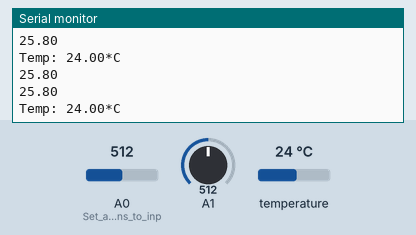
This sketch was run on a simulated Arduino Uno, built with avr-gcc and run on an emulated ATmega328P. Shown: the last lines printed to the serial monitor. The test bench sets the inputs (shaded band); at power-on: temperature 24 °C, A0 (Set_analog_in_pins_to_inp) = 512, A1 = 512.

Above: at 3.0 s.
3.1 s: temperature set to 12 °C
At 5.3 s:
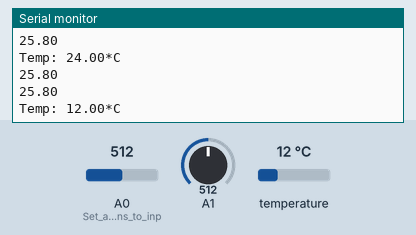
6.1 s: A0 (Set_analog_in_pins_to_inp) set to 716
At 7.3 s:
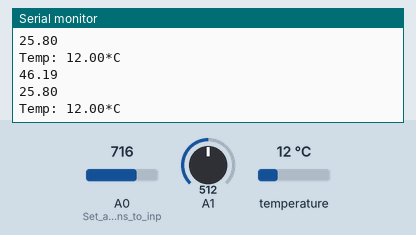
9.1 s: A1 set to 306
At 11.9 s:
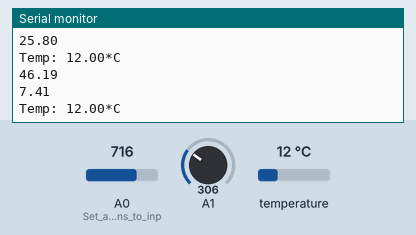
12.1 s: temperature set to 19 °C
At 14.2 s:
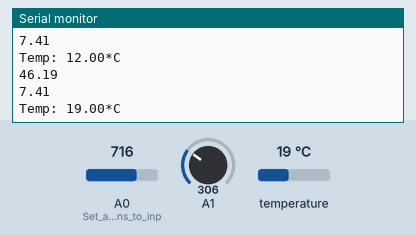
15.1 s: A0 (Set_analog_in_pins_to_inp) set to 900
At 17.4 s:
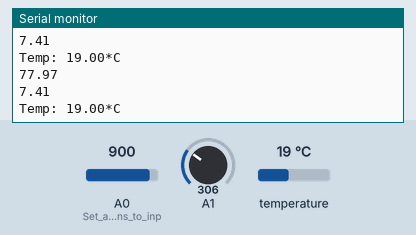
18.1 s: A1 set to 122
At 19.3 s:
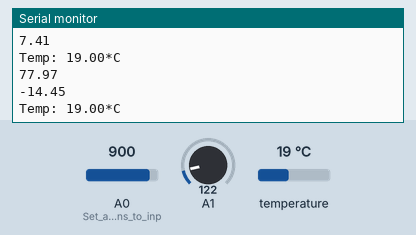
Timing chart, 0 to 21.1 s (numbered marks = the images above; inputs shaded):
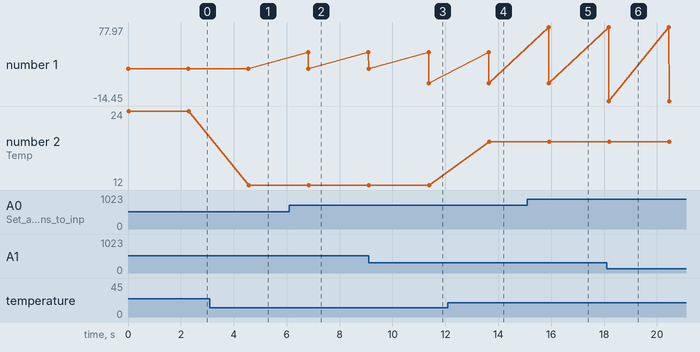

The sketch:

module-tempsensor.ino
```cpp
#include <Wire.h>
//#include "Adafruit_MCP9808.h"
#include <Adafruit_MCP9808.h>

//**************************************REMOVE AFTER TESTING**********************************************/
Adafruit_MCP9808 tempsensor = Adafruit_MCP9808();                                                        //
//********************************************************************************************************/

float* tempsensor_acquire(void);     // Prototype for function which returns results from INA219 current sensor
void tempsensor_setup(void);         // Prototype for function which sets up

float *returnedTempSensorResults;   // Pointer to returned array of current sensor results

void setup() {
  tempsensor_setup();       // Call function to set up temperature sensors
  //**************************************REMOVE AFTER TESTING**********************************************/
  Serial.begin(9600);                                                                                      //
  tempsensor.begin();                                                                                      //
  //********************************************************************************************************/
}

void loop() {

  returnedTempSensorResults = tempsensor_acquire();    // Call tempsensor_acquire function to attain temperature readings from sensors on RFD module and battery. Return result array via pointer.

  //**************************************REMOVE AFTER TESTING**********************************************/
  Serial.print("\n"); Serial.print(returnedTempSensorResults[0]); Serial.print("\n");
  Serial.print(returnedTempSensorResults[1]); Serial.print("\n");
  //*************************************USED FOR MCP9808 FOR CALIBRATION***********************************/
  tempsensor.shutdown_wake(0);   // Don't remove this line! required before reading temp                   //
  float c = tempsensor.readTempC();                                                                        //
  Serial.print("Temp: "); Serial.print(c); Serial.print("*C\t");                                           //
  delay(250);                                                                                              //
  tempsensor.shutdown_wake(1); // shutdown MSP9808 - power consumption ~0.1 mikro Ampere                   //
  delay(2000);                                                                                             //
  //*********************************************************************************************************/
}

void tempsensor_setup(void)   // Function to set up the analog inputs for the temperature sensors
{
  pinMode(A0, INPUT);     // Set analog in pins to input ##########CHANGE TO A6 (RFD temp) and A7 (Battery temp) for IDUINO DUE##########
  pinMode(A1, INPUT);
}

float* tempsensor_acquire(void)   // Function which gets the temperature sensor A/D converted values and converts to temperature in degrees C
{
  static float tempSensorResults[2];         // Declare array to store temperature results to be returned

  int analogtempVal_RFD=analogRead(A0);       // Read analog input from temperature sensor on RFD module and battery
  int analogtempVal_Battery=analogRead(A1);   // ##########CHANGE TO A6 (RFD temp) and A7 (Battery temp) for IDUINO DUE##########

  // A/D value to temperature (in degrees C) value conversion algorithm from https://tkkrlab.nl/wiki/Arduino_KY-013_Temperature_sensor_module
  double interm_temp_RFD = log(10000.0*((1024.0/analogtempVal_RFD-1)));
  interm_temp_RFD = 1 / (0.001129148 + (0.000234125 + (0.0000000876741 * interm_temp_RFD * interm_temp_RFD))* interm_temp_RFD);
  float temp_RFD = interm_temp_RFD - 272.35;
  double interm_temp_Battery = log(10000.0*((1024.0/analogtempVal_Battery-1)));
  interm_temp_Battery = 1 / (0.001129148 + (0.000234125 + (0.0000000876741 * interm_temp_Battery * interm_temp_Battery))* interm_temp_Battery);
  float temp_Battery = interm_temp_Battery - 272.35;

  tempSensorResults[0] = temp_RFD;        // Store temperature values to an array
  tempSensorResults[1] = temp_Battery;
  return tempSensorResults;               // Return array
}
```

Measured:
- after the input at 3.1 s, the serial monitor: prints a new line after 1.5 s (image 1)
- after the input at 6.1 s, the serial monitor: prints a new line after 0.72 s (image 2)
- after the input at 9.1 s, the serial monitor: prints a new line after 2.3 s (image 3)
- after the input at 12.1 s, the serial monitor: prints a new line after 1.6 s (image 4)
- after the input at 15.1 s, the serial monitor: prints a new line after 0.81 s (image 5)
- after the input at 18.1 s, the serial monitor: prints a new line after 0.09 s (image 6)
- plotted number 1: 25.8 → 7.41 after the input at 9.1 s, 7.41 → -14.45 after the input at 18.1 s
- plotted number 2: 24 → 12 after the input at 3.1 s, 12 → 19 after the input at 12.1 s
